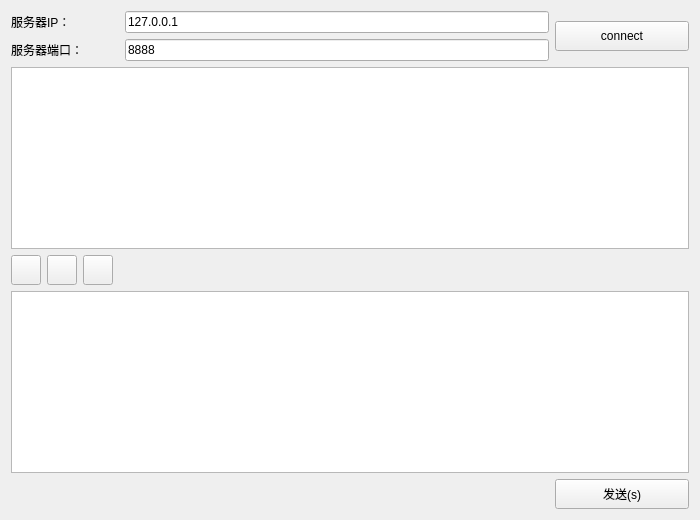
<?xml version="1.0" encoding="UTF-8"?>
<ui version="4.0">
 <class>CS_Client</class>
 <widget class="QWidget" name="CS_Client">
  <property name="geometry">
   <rect>
    <x>0</x>
    <y>0</y>
    <width>700</width>
    <height>520</height>
   </rect>
  </property>
  <property name="windowTitle">
   <string>Form</string>
  </property>
  <layout class="QGridLayout" name="gridLayout">
   <item row="0" column="5" rowspan="2">
    <widget class="QPushButton" name="ButtonConnect">
     <property name="sizePolicy">
      <sizepolicy hsizetype="Minimum" vsizetype="Preferred">
       <horstretch>0</horstretch>
       <verstretch>0</verstretch>
      </sizepolicy>
     </property>
     <property name="minimumSize">
      <size>
       <width>0</width>
       <height>30</height>
      </size>
     </property>
     <property name="maximumSize">
      <size>
       <width>16777215</width>
       <height>30</height>
      </size>
     </property>
     <property name="text">
      <string>connect</string>
     </property>
    </widget>
   </item>
   <item row="1" column="0" colspan="4">
    <widget class="QLabel" name="labelPort">
     <property name="text">
      <string>服务器端口：</string>
     </property>
    </widget>
   </item>
   <item row="4" column="0" colspan="6">
    <widget class="QTextEdit" name="textEditWrite"/>
   </item>
   <item row="0" column="4">
    <widget class="QLineEdit" name="lineEditIP">
     <property name="text">
      <string>127.0.0.1</string>
     </property>
    </widget>
   </item>
   <item row="3" column="3" colspan="3">
    <spacer name="horizontalSpacer_2">
     <property name="orientation">
      <enum>Qt::Horizontal</enum>
     </property>
     <property name="sizeHint" stdset="0">
      <size>
       <width>643</width>
       <height>20</height>
      </size>
     </property>
    </spacer>
   </item>
   <item row="1" column="4">
    <widget class="QLineEdit" name="lineEditPort">
     <property name="text">
      <string>8888</string>
     </property>
    </widget>
   </item>
   <item row="2" column="0" colspan="6">
    <widget class="QTextEdit" name="textEditRead">
     <property name="readOnly">
      <bool>true</bool>
     </property>
    </widget>
   </item>
   <item row="5" column="5">
    <widget class="QPushButton" name="ButtonSend">
     <property name="minimumSize">
      <size>
       <width>134</width>
       <height>30</height>
      </size>
     </property>
     <property name="maximumSize">
      <size>
       <width>134</width>
       <height>30</height>
      </size>
     </property>
     <property name="text">
      <string>发送(s)</string>
     </property>
    </widget>
   </item>
   <item row="3" column="0">
    <widget class="QPushButton" name="ButtonFile">
     <property name="sizePolicy">
      <sizepolicy hsizetype="Preferred" vsizetype="Preferred">
       <horstretch>0</horstretch>
       <verstretch>0</verstretch>
      </sizepolicy>
     </property>
     <property name="minimumSize">
      <size>
       <width>30</width>
       <height>30</height>
      </size>
     </property>
     <property name="maximumSize">
      <size>
       <width>30</width>
       <height>30</height>
      </size>
     </property>
     <property name="text">
      <string/>
     </property>
     <property name="icon">
      <iconset resource="ImageResource.qrc">
       <normaloff>:/Image/send.jpg</normaloff>:/Image/send.jpg</iconset>
     </property>
    </widget>
   </item>
   <item row="0" column="0" colspan="4">
    <widget class="QLabel" name="labelIP">
     <property name="text">
      <string>服务器IP：</string>
     </property>
    </widget>
   </item>
   <item row="5" column="0" colspan="5">
    <spacer name="horizontalSpacer">
     <property name="orientation">
      <enum>Qt::Horizontal</enum>
     </property>
     <property name="sizeHint" stdset="0">
      <size>
       <width>539</width>
       <height>27</height>
      </size>
     </property>
    </spacer>
   </item>
   <item row="3" column="1">
    <widget class="QPushButton" name="pushButton">
     <property name="minimumSize">
      <size>
       <width>30</width>
       <height>30</height>
      </size>
     </property>
     <property name="maximumSize">
      <size>
       <width>30</width>
       <height>30</height>
      </size>
     </property>
     <property name="text">
      <string/>
     </property>
     <property name="icon">
      <iconset resource="ImageResource.qrc">
       <normaloff>:/Image/record.png</normaloff>:/Image/record.png</iconset>
     </property>
    </widget>
   </item>
   <item row="3" column="2">
    <widget class="QPushButton" name="ButtonDel">
     <property name="minimumSize">
      <size>
       <width>30</width>
       <height>30</height>
      </size>
     </property>
     <property name="maximumSize">
      <size>
       <width>30</width>
       <height>30</height>
      </size>
     </property>
     <property name="text">
      <string/>
     </property>
     <property name="icon">
      <iconset resource="ImageResource.qrc">
       <normaloff>:/Image/delete.jpg</normaloff>:/Image/delete.jpg</iconset>
     </property>
    </widget>
   </item>
  </layout>
 </widget>
 <resources>
  <include location="ImageResource.qrc"/>
 </resources>
 <connections/>
</ui>
